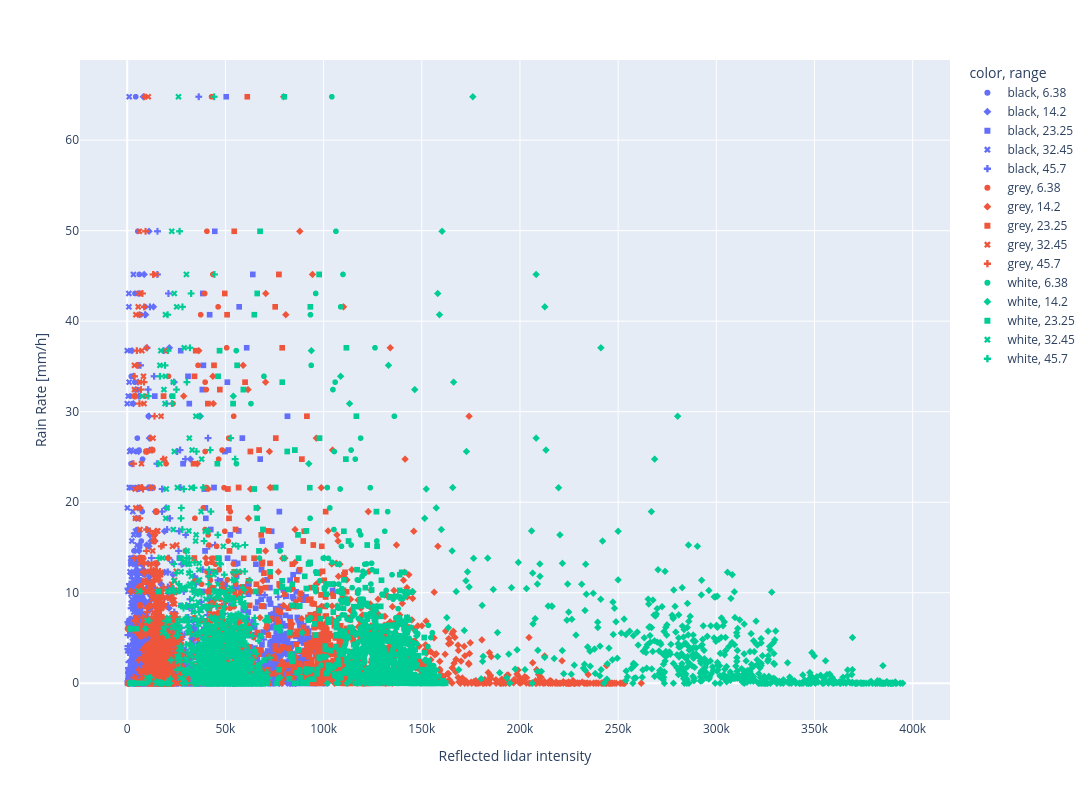

Here is the notebook cell this chart was saved with:
### Code cell
px.scatter(
    regression_data,
    x="intensity",
    y="precipitation.intensity_hour_shifted",
    color="color",
    symbol="range",
    height=800,
    width=1600,
    labels={"intensity": "Reflected lidar intensity", "precipitation.intensity_hour_shifted": "Rain Rate [mm/h]"},
)

### Figure 1 — Plotly figure (JSON) as saved in the notebook; plotly's stock layout.template omitted (floating-point values rounded to 4 significant figures; data arrays with more than 128 entries replaced by an {"elided": "..."} marker saying what was removed)
{"data": [{"hovertemplate": "color=black<br>range=6.38<br>Reflected lidar intensity=%{x}<br>Rain Rate [mm/h]=%{y}<extra></extra>", "legendgroup": "black, 6.38", "marker": {"color": "#636efa", "symbol": "circle"}, "mode": "markers", "name": "black, 6.38", "showlegend": true, "type": "scattergl", "x": {"elided": "617 float values"}, "xaxis": "x", "y": {"elided": "617 float values"}, "yaxis": "y"}, {"hovertemplate": "color=black<br>range=14.2<br>Reflected lidar intensity=%{x}<br>Rain Rate [mm/h]=%{y}<extra></extra>", "legendgroup": "black, 14.2", "marker": {"color": "#636efa", "symbol": "diamond"}, "mode": "markers", "name": "black, 14.2", "showlegend": true, "type": "scattergl", "x": {"elided": "617 float values"}, "xaxis": "x", "y": {"elided": "617 float values"}, "yaxis": "y"}, {"hovertemplate": "color=black<br>range=23.25<br>Reflected lidar intensity=%{x}<br>Rain Rate [mm/h]=%{y}<extra></extra>", "legendgroup": "black, 23.25", "marker": {"color": "#636efa", "symbol": "square"}, "mode": "markers", "name": "black, 23.25", "showlegend": true, "type": "scattergl", "x": {"elided": "617 float values"}, "xaxis": "x", "y": {"elided": "617 float values"}, "yaxis": "y"}, {"hovertemplate": "color=black<br>range=32.45<br>Reflected lidar intensity=%{x}<br>Rain Rate [mm/h]=%{y}<extra></extra>", "legendgroup": "black, 32.45", "marker": {"color": "#636efa", "symbol": "x"}, "mode": "markers", "name": "black, 32.45", "showlegend": true, "type": "scattergl", "x": {"elided": "617 float values"}, "xaxis": "x", "y": {"elided": "617 float values"}, "yaxis": "y"}, {"hovertemplate": "color=black<br>range=45.7<br>Reflected lidar intensity=%{x}<br>Rain Rate [mm/h]=%{y}<extra></extra>", "legendgroup": "black, 45.7", "marker": {"color": "#636efa", "symbol": "cross"}, "mode": "markers", "name": "black, 45.7", "showlegend": true, "type": "scattergl", "x": {"elided": "617 float values"}, "xaxis": "x", "y": {"elided": "617 float values"}, "yaxis": "y"}, {"hovertemplate": "color=grey<br>range=6.38<br>Reflected lidar intensity=%{x}<br>Rain Rate [mm/h]=%{y}<extra></extra>", "legendgroup": "grey, 6.38", "marker": {"color": "#EF553B", "symbol": "circle"}, "mode": "markers", "name": "grey, 6.38", "showlegend": true, "type": "scattergl", "x": {"elided": "617 float values"}, "xaxis": "x", "y": {"elided": "617 float values"}, "yaxis": "y"}, {"hovertemplate": "color=grey<br>range=14.2<br>Reflected lidar intensity=%{x}<br>Rain Rate [mm/h]=%{y}<extra></extra>", "legendgroup": "grey, 14.2", "marker": {"color": "#EF553B", "symbol": "diamond"}, "mode": "markers", "name": "grey, 14.2", "showlegend": true, "type": "scattergl", "x": {"elided": "617 float values"}, "xaxis": "x", "y": {"elided": "617 float values"}, "yaxis": "y"}, {"hovertemplate": "color=grey<br>range=23.25<br>Reflected lidar intensity=%{x}<br>Rain Rate [mm/h]=%{y}<extra></extra>", "legendgroup": "grey, 23.25", "marker": {"color": "#EF553B", "symbol": "square"}, "mode": "markers", "name": "grey, 23.25", "showlegend": true, "type": "scattergl", "x": {"elided": "617 float values"}, "xaxis": "x", "y": {"elided": "617 float values"}, "yaxis": "y"}, {"hovertemplate": "color=grey<br>range=32.45<br>Reflected lidar intensity=%{x}<br>Rain Rate [mm/h]=%{y}<extra></extra>", "legendgroup": "grey, 32.45", "marker": {"color": "#EF553B", "symbol": "x"}, "mode": "markers", "name": "grey, 32.45", "showlegend": true, "type": "scattergl", "x": {"elided": "617 float values"}, "xaxis": "x", "y": {"elided": "617 float values"}, "yaxis": "y"}, {"hovertemplate": "color=grey<br>range=45.7<br>Reflected lidar intensity=%{x}<br>Rain Rate [mm/h]=%{y}<extra></extra>", "legendgroup": "grey, 45.7", "marker": {"color": "#EF553B", "symbol": "cross"}, "mode": "markers", "name": "grey, 45.7", "showlegend": true, "type": "scattergl", "x": {"elided": "617 float values"}, "xaxis": "x", "y": {"elided": "617 float values"}, "yaxis": "y"}, {"hovertemplate": "color=white<br>range=6.38<br>Reflected lidar intensity=%{x}<br>Rain Rate [mm/h]=%{y}<extra></extra>", "legendgroup": "white, 6.38", "marker": {"color": "#00cc96", "symbol": "circle"}, "mode": "markers", "name": "white, 6.38", "showlegend": true, "type": "scattergl", "x": {"elided": "617 float values"}, "xaxis": "x", "y": {"elided": "617 float values"}, "yaxis": "y"}, {"hovertemplate": "color=white<br>range=14.2<br>Reflected lidar intensity=%{x}<br>Rain Rate [mm/h]=%{y}<extra></extra>", "legendgroup": "white, 14.2", "marker": {"color": "#00cc96", "symbol": "diamond"}, "mode": "markers", "name": "white, 14.2", "showlegend": true, "type": "scattergl", "x": {"elided": "617 float values"}, "xaxis": "x", "y": {"elided": "617 float values"}, "yaxis": "y"}, {"hovertemplate": "color=white<br>range=23.25<br>Reflected lidar intensity=%{x}<br>Rain Rate [mm/h]=%{y}<extra></extra>", "legendgroup": "white, 23.25", "marker": {"color": "#00cc96", "symbol": "square"}, "mode": "markers", "name": "white, 23.25", "showlegend": true, "type": "scattergl", "x": {"elided": "617 float values"}, "xaxis": "x", "y": {"elided": "617 float values"}, "yaxis": "y"}, {"hovertemplate": "color=white<br>range=32.45<br>Reflected lidar intensity=%{x}<br>Rain Rate [mm/h]=%{y}<extra></extra>", "legendgroup": "white, 32.45", "marker": {"color": "#00cc96", "symbol": "x"}, "mode": "markers", "name": "white, 32.45", "showlegend": true, "type": "scattergl", "x": {"elided": "617 float values"}, "xaxis": "x", "y": {"elided": "617 float values"}, "yaxis": "y"}, {"hovertemplate": "color=white<br>range=45.7<br>Reflected lidar intensity=%{x}<br>Rain Rate [mm/h]=%{y}<extra></extra>", "legendgroup": "white, 45.7", "marker": {"color": "#00cc96", "symbol": "cross"}, "mode": "markers", "name": "white, 45.7", "showlegend": true, "type": "scattergl", "x": {"elided": "617 float values"}, "xaxis": "x", "y": {"elided": "617 float values"}, "yaxis": "y"}], "layout": {"height": 800, "legend": {"title": {"text": "color, range"}, "tracegroupgap": 0}, "margin": {"t": 60}, "width": 1600, "xaxis": {"anchor": "y", "domain": [0, 1], "title": {"text": "Reflected lidar intensity"}}, "yaxis": {"anchor": "x", "domain": [0, 1], "title": {"text": "Rain Rate [mm/h]"}}}}
